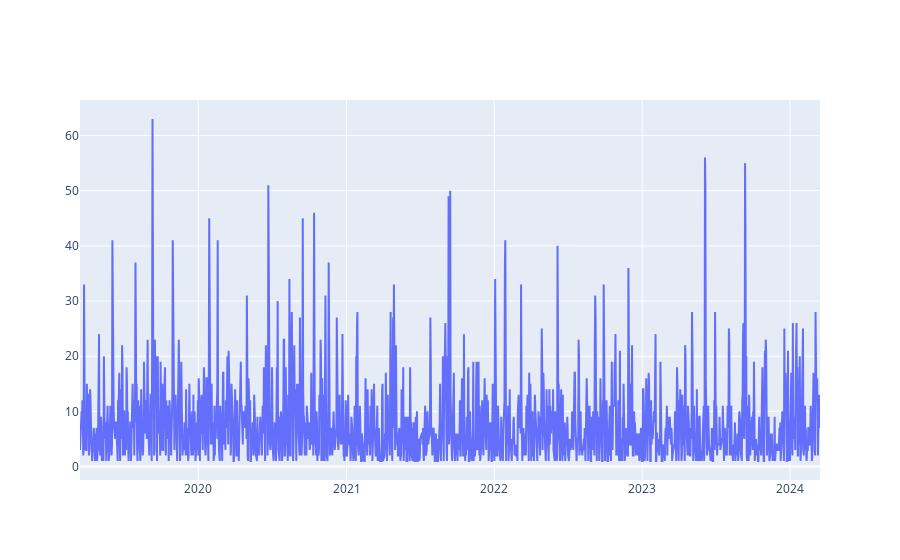

Source (notebook cell):
### Markdown cell above
Let's look at this from a different angle. How about a simple graph that plots article counts against date.

### Code cell
import plotly.graph_objects as go

fig = go.Figure([go.Scatter(x=Apl_counts['Date'], y=Apl_counts['Article_Count'])])
fig.show()

### Figure 1 — Plotly figure (JSON) as saved in the notebook; plotly's stock layout.template omitted (floating-point values rounded to 4 significant figures; data arrays with more than 128 entries replaced by an {"elided": "..."} marker saying what was removed)
{"data": [{"type": "scatter", "x": {"elided": "1666 str values"}, "y": {"elided": "1666 int values"}}], "layout": {}}
